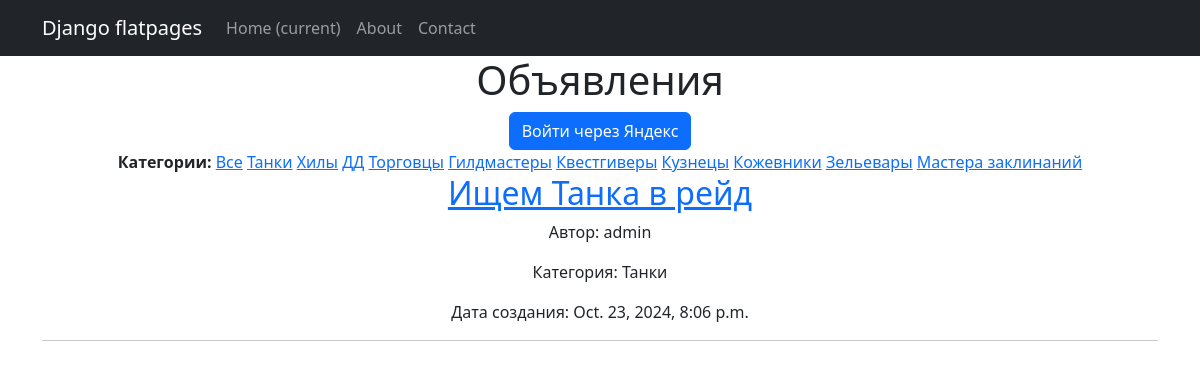
/post/?category=tanks, run on the app's committed database.
### post/models.py (models this page shows, shortened)
class Post(models.Model):
    title = models.CharField(max_length=255)
    content = RichTextField()
    image1 = models.ImageField(upload_to='post_images/', blank=True, null=True)
    image2 = models.ImageField(upload_to='post_images/', blank=True, null=True)
    video1 = models.URLField(blank=True, null=True)
    video2 = models.URLField(blank=True, null=True)
    author = models.ForeignKey(User, on_delete=models.CASCADE, related_name='posts')
    created_at = models.DateTimeField(auto_now_add=True)
    updated_at = models.DateTimeField(auto_now=True)
    CATEGORY_CHOICES = [
        ('tanks', 'Танки'),
        ('healers', 'Хилы'),
        ('dps', 'ДД'),
        ('traders', 'Торговцы'),
        ('guildmasters', 'Гилдмастеры'),
        ('questgivers', 'Квестгиверы'),
        ('blacksmiths', 'Кузнецы'),
        ('leatherworkers', 'Кожевники'),
        ('alchemists', 'Зельевары'),
        ('spellcasters', 'Мастера заклинаний'),
    ]
    category = models.CharField(max_length=50, choices=CATEGORY_CHOICES)

### post/views.py (the view)
# urls.py: path('', views.post_list, name='post_list'),
def post_list(request):
    category = request.GET.get('category')
    if category:
        posts = Post.objects.filter(category=category)
    else:
        posts = Post.objects.all()
    categories = Post.CATEGORY_CHOICES
    return render(request, 'post/post_list.html', {'posts': posts, 'categories': categories})

### templates/post/post_list.html
{% extends 'flatpages/default.html' %}
{% block content %}
    <h1>Объявления</h1>
    {% if user.is_authenticated %}
        <a href="{% url 'create_post' %}">Создать объявление</a>
    {% else %}
        <a href="{% url 'yandex_login' %}" class="btn btn-primary">Войти через Яндекс</a>
    {% endif %}
    <div>
        <strong>Категории:</strong>
        <a href="{% url 'post_list' %}">Все</a>
        {% for category_value, category_name in categories %}
            <a href="{% url 'post_list' %}?category={{ category_value }}">{{ category_name }}</a>
        {% endfor %}
    </div>
    {% for post in posts %}
        <h2><a href="{% url 'post_detail' pk=post.pk %}">{{ post.title }}</a></h2>
        <p>Автор: {{ post.author.username }}</p>
        <p>Категория: {{ post.get_category_display }}</p>
        <p>Дата создания: {{ post.created_at }}</p>
        <hr>
    {% endfor %}
{% endblock content %}

### data on the page
Post: title "Ищем Танка в рейд", author.username "admin", category "Танки", created_at "Oct. 23, 2024, 8:06 p.m."

### other printed values
{{ category_name }} "Танки" "Хилы" "ДД" "Торговцы" "Гилдмастеры" "Квестгиверы" "Кузнецы" "Кожевники" "Зельевары" "Мастера заклинаний"
